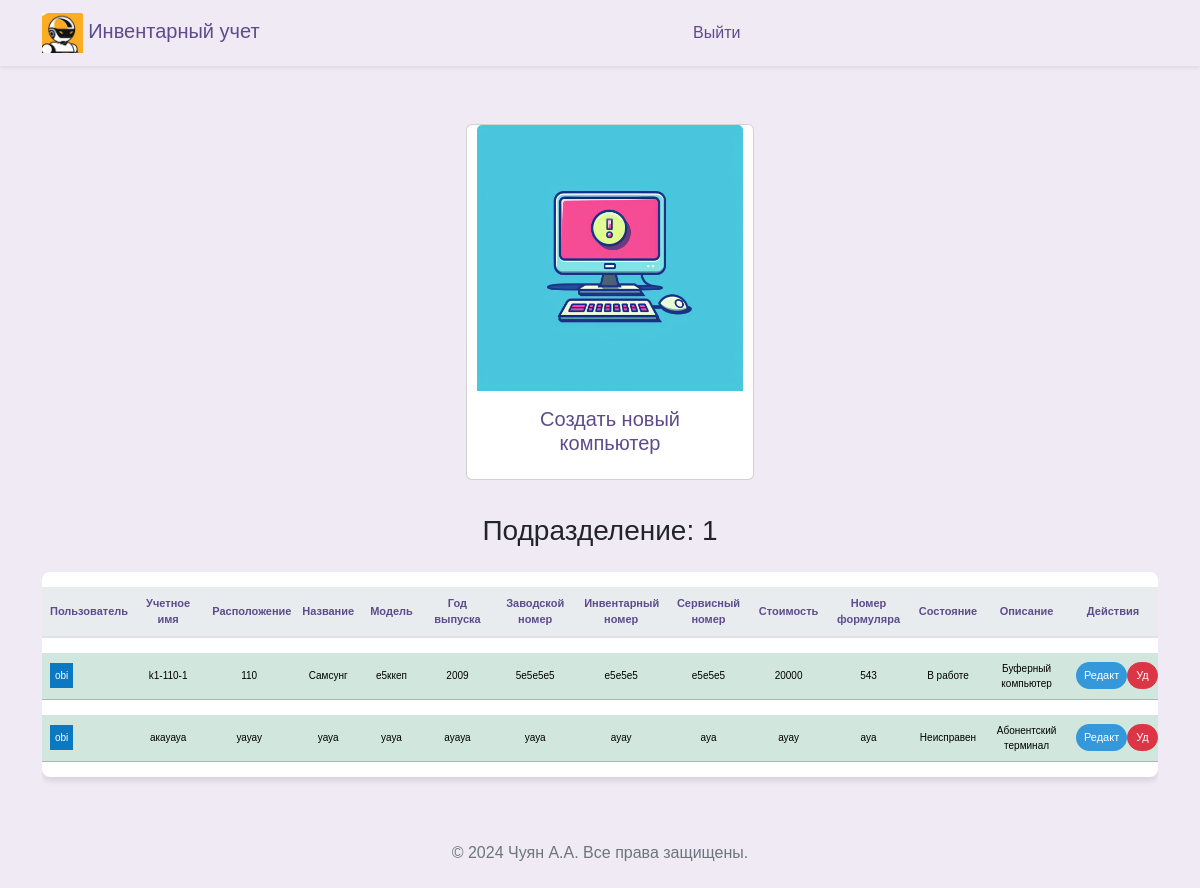
The app's page /arms (signed in), older data.
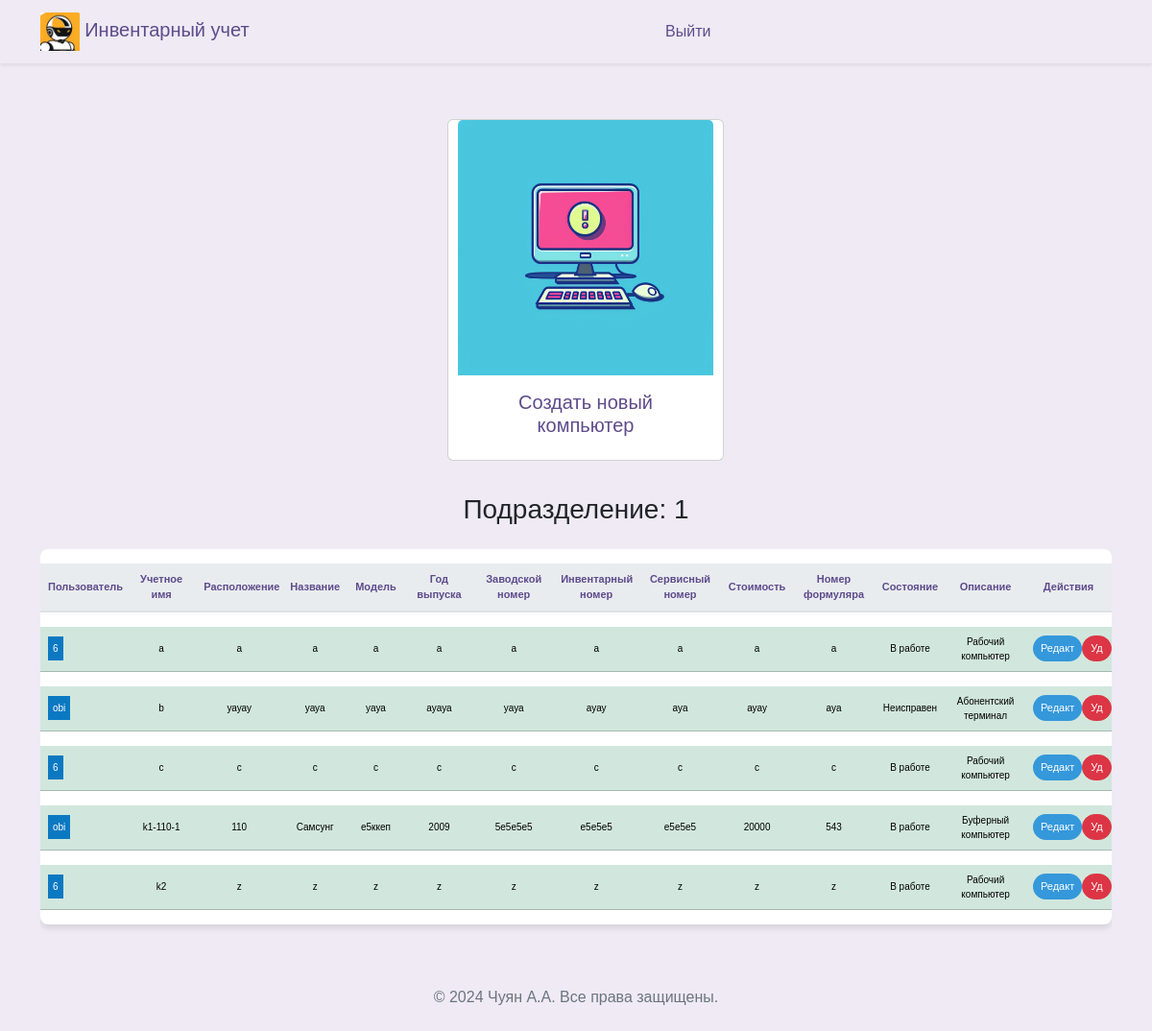
The same page, newer data.
### src/database/models.py (models this page shows)
class Worker(Base):
    __tablename__ = "worker"
    id = Column(Integer, primary_key=True)
    role = Column(Enum(Role), default=Role.guest)
    fio = Column(String)
    name = Column(String, unique=True)
    password = Column(String)
    department = Column(String)
    position = Column(String)
    description = Column(String, default=None)
    conn_worker_arm = relationship(
        "Arm", back_populates="conn_arm_worker"
    )

class Arm(Base):
    __tablename__ = "arm"
    id = Column(Integer, primary_key=True)
    title = Column(String, unique=True)
    department_arm = Column(String)
    location = Column(String)
    name = Column(String)
    model = Column(String)
    release = Column(String)
    num_serial = Column(String)
    num_invent = Column(String)
    num_service = Column(String)
    price = Column(String)
    formular = Column(String)
    state = Column(String)
    description = Column(String, default=None)
    description2 = Column(String, default=None)
    description3 = Column(String, default=None)
    id_worker = Column(Integer, ForeignKey("worker.id"), default=1)
    conn_arm_worker = relationship(
        "Worker", back_populates="conn_worker_arm"
    )

### src/frontend/router.py (the view)
@router.get("/arms")
async def get_arms(
    request: Request,
    worker: Worker = Depends(get_worker_or_redirect),
    session: AsyncSession = Depends(get_session),
):
    data = await CRUDArm.get_all_arm_sorted(session)
    data_worker = await CRUDWorker.get_all(session)
    log.debug(f"Debug --- /arms data= {data}")
    log.debug(f"Debug --- /arms data_users= {data_worker}")
    log.debug(f"Debug --- /arms data_users[0].name= {data_worker[0].name}")
    return templates.TemplateResponse(
        "arms/index.html",
        {"request": request, "worker": worker, "data": data, "data_worker": data_worker},
    )

### src/frontend/template/arms/index.html (shortened to what this page needs)
{% extends "base/base.html" %}
{% block content %}
<head>
</head>
<div class="d-flex flex-wrap justify-content-center align-items-center">
  <a class="nav-link " href="#"
  data-bs-toggle="modal"
  data-bs-target="#modalCreateArm"
  data-bs-department-arm= "{{worker.department}}"
  >
    <div class="card" style="width: 18rem; margin: 10px;">
      <img src="../frontend/assets/img/arm.jpg" class="card-img-top" alt="...">
      <div class="card-body">
        <h5 class="card-title" style="text-align: center;">Создать новый компьютер</h5>
    </div>
  </a>
</div>
<div class="row">
  <div class="col-12">
    <h3 class="mb-4" style="margin-bottom: 60px; text-align: center;">Подразделение: {{ worker.department }}</h3>
    <div class="table-responsive">
      <table class="table table-hover table-shadow table-rounded">
        <thead>
          <tr>
            <th scope="col" >Пользователь</th>
            <th scope="col" >Учетное имя</th>
            <th scope="col" >Расположение</th>
            <th scope="col" >Название</th>
            <th scope="col" >Модель</th>
            <th scope="col" >Год выпуска</th>
            <th scope="col" >Заводской номер</th>
            <th scope="col" >Инвентарный номер</th>
            <th scope="col" >Сервисный номер</th>
            <th scope="col" >Стоимость</th>
            <th scope="col" >Номер формуляра</th>
            <th scope="col" >Состояние</th>
            <th scope="col" >Описание</th>
            <th scope="col" >Действия</th>
          </tr>
        </thead>
        <tbody class="text-center">
          {% for tuple in data %}
            {% set object = tuple %}
              {% if object.department_arm == worker.department %}
                {% for tuple2 in data_worker %}
                  {% if tuple2.id == object.id_worker %}
                    <tr class="table-success">
                      <td>
                        <div style="display: flex;">
                          <span style="background-color: #0b79c2; color: white; padding: 5px;">
                              {% set varUserName = tuple2.name %}
                              {% set varUserId = tuple2.id %}
                              {{varUserName}}
                          </span>
                        </div>
                      </td>
                      <td>{{ object.title }}</td>
                      <td>{{ object.location }}</td>
                      <td>{{ object.name }}</td>
                      <td>{{ object.model }}</td>
                      <td>{{ object.release }}</td>
                      <td>{{ object.num_serial }}</td>
                      <td>{{ object.num_invent }}</td>
                      <td>{{ object.num_service }}</td>
                      <td>{{ object.price }}</td>
                      <td>{{ object.formular }}</td>
                      <td>{{ object.state }}</td>
                      <td>{{ object.description }}</td>
                      <td>
                        <div style="display: flex;">
                          <button type="button" class="btn btn-primary btn-sm" style="background-color: #3498db; color: white; font-size: 11px;"
                            data-bs-toggle="modal"
                            data-bs-target="#modalUpdate"
                            data-bs-id="{{object.id}}"
                            data-bs-user="{{varUserName}}"
                            data-bs-title="{{object.title}}"
                            data-bs-location="{{object.location}}"
                            data-bs-name="{{object.name}}"
                            data-bs-model="{{object.model}}"
                            data-bs-release="{{object.release}}"
                            data-bs-num_serial="{{object.num_serial}}"
                            data-bs-num_invent="{{object.num_invent}}"
                            data-bs-num_service="{{object.num_service}}"
                            data-bs-price="{{object.price}}"
                            data-bs-formular="{{object.formular}}"
                            data-bs-state="{{object.state}}"
                            data-bs-description="{{object.description}}"
                            data-bs-workerdepartment= "{{worker.department}}"
                            data-bs-user_id="{{varUserId}}"
                            console.log(data-bs-user)
                            >
                            Редакт
                          </button>
                          <button type="button" class="btn btn-danger btn-sm" style="color: white; font-size: 11px;"
                            onclick="deleteArm('{{ object.id }}')">
                            Уд
                          </button>
                        </div>
                      </td>
                    </tr>
                {% endif %}
              {% endfor %}
            {% endif %}
          {% endfor %}
        </tbody>
      </table>
    </div>
  </div>
</div>
{% endblock %}

### src/frontend/template/base/base.html (shortened to what this page needs)
<!DOCTYPE html>
<html lang="ru">
<head>{% include 'base/head.html' %}</head>
<body>
  {% include 'base/nav.html' %}
  <div class="container my-5">
    {% block content %}{% endblock %}
  </div>
  {% include 'base/footer.html' %}
</body>
</html>

### src/frontend/template/base/head.html (shortened to what this page needs)
<head>
  <link rel="stylesheet" href="/frontend/assets/css/bootstrap.min.css">
  <link href="/frontend/assets/css/select2.min.css" rel="stylesheet" />
  <link rel="stylesheet" href="/frontend/assets/css/base.css">
</head>

### src/frontend/template/base/nav.html
<nav class="navbar navbar-expand-lg navbar-light shadow-sm">
    <div class="container">
      <a class="navbar-brand" href="/">
        <img src="/frontend/assets/img/logo_min.jpg" alt="Педагог Logo" id="brand-logo" style="max-height: 40px;"> Инвентарный учет
      </a>
      <div class="collapse navbar-collapse" id="navbarNav">
        {% if user %}
        <ul class="navbar-nav mx-auto">
          {% if worker.role == 'admin' %}
          <li class="nav-item {% if request_path == '/worker' %}active{% endif %}">
            <a class="nav-link" href="/worker">Кабинет администратора</a>
          </li>
          {% endif %}
          {% if worker.role == 'user' %}
          <li class="nav-item {% if request_path == '/prepod' %}active{% endif %}">
            <a class="nav-link" href="/prepod">Кабинет ответсвтенного за учет</a>
          </li>
          {% endif %}
        </ul>
        {% else %}
        <ul class="navbar-nav mx-auto ml-md-auto">
          <li class="nav-item {% if request_path == '/auth' %}active{% endif %}">
            <a class="nav-link" href="/logout">Выйти</a>
          </li>
        </ul>
        {% endif %}
      </div>
    </div>
</nav>

### src/frontend/template/base/footer.html
﻿<footer style="text-align: center;">
  <p>&copy; 2024 Чуян А.А. Все права защищены.</p>
</footer>

### src/frontend/assets/css/base.css (style rules this page uses)
body { margin: 0; font-family: 'Nunito Sans', Arial, sans-serif; background-color: #efeaf4; }
.navbar { background-color: rgb(255, 255, 255), 255, 255); box-shadow: 0 4px 6px rgba(0, 0, 0, 0.1); }
.navbar-brand, .nav-link { color: #5e4b8b !important; }
.nav-link { margin: 0 10px; border-radius: 20px; transition: background-color 0.3s, color 0.3s; }
p { color: #6c757d; }
.table { background-color: #ffffff; color: #5e4b8b; border-collapse: separate; border-spacing: 0 15px; }
.table th, .table td { border-top: none !important; vertical-align: middle; }
.table thead th { background-color: #e9ecef; color: #5e4b8b; border-bottom: 2px solid #dee2e6; }
.table .btn, .table a { color: #7e57c2; transition: color 0.3s; }
.table td { padding: .5rem; }
.table-rounded { border-radius: .5rem; overflow: hidden; }
.table-shadow { box-shadow: 0 4px 6px rgba(0, 0, 0, 0.1); }
.btn { border-radius: 20px; }
.btn-primary { background-color: #8e44b0; border: none; color: #ffffff; transition: background-color 0.3s, color 0.3s, box-shadow 0.3s; }

### src/frontend/template/arms/index.html (style rules this page uses)
table { font-family: Arial, sans-serif; }
.table th, .table td { max-width: 90px; }
td { font-size: 10px; }
th { text-align: center; font-size: 11px; }

Row changes from the older to the newer data that the page shows:
added Arm: title "a", location "a", name "a", model "a", release "a", num_serial "a", num_invent "a", num_service "a", price "a", formular "a", state "В работе", description "Рабочий компьютер", Worker (name "6")
changed Arm "уауау": title "акауауа" → "b"; moves up the list
added Arm: title "c", location "c", name "c", model "c", release "c", num_serial "c", num_invent "c", num_service "c", price "c", formular "c", state "В работе", description "Рабочий компьютер", Worker (name "6")
added Arm: title "k2", location "z", name "z", model "z", release "z", num_serial "z", num_invent "z", num_service "z", price "z", formular "z", state "В работе", description "Рабочий компьютер", Worker (name "6")
